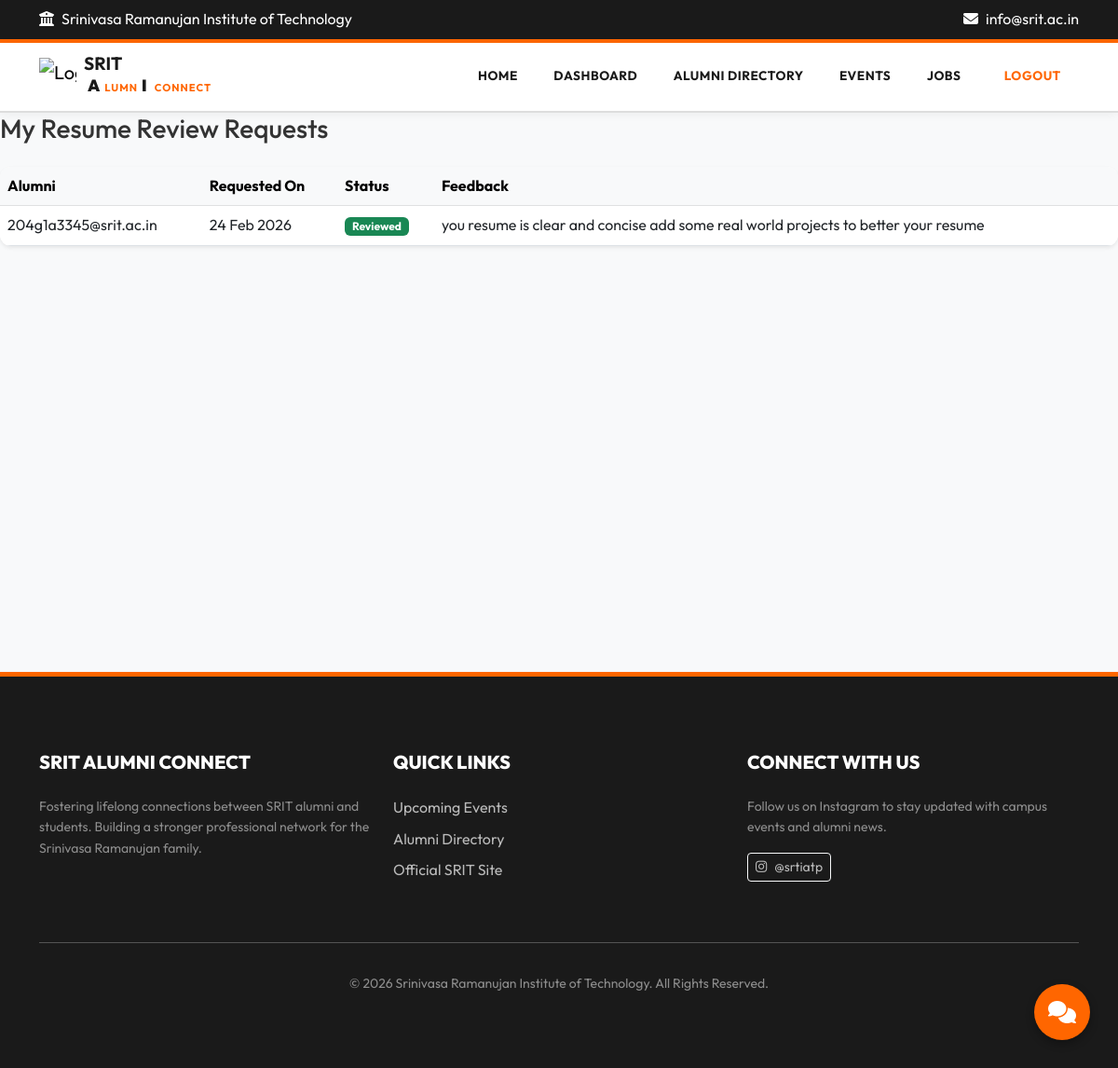
Screenshot of /mentorship/resume-reviews/ (signed in) with the database file from the repository.
### mentorship/models.py (models this page shows)
class ResumeReviewRequest(models.Model):
    student = models.ForeignKey(settings.AUTH_USER_MODEL, on_delete=models.CASCADE, related_name='resume_reviews')
    alumni = models.ForeignKey(settings.AUTH_USER_MODEL, on_delete=models.CASCADE, related_name='given_reviews')
    resume_file = models.FileField(upload_to='review_resumes/')
    status = models.CharField(max_length=10, choices=[('PENDING', 'Pending'), ('REVIEWED', 'Reviewed')], default='PENDING')
    feedback = models.TextField(blank=True)
    created_at = models.DateTimeField(auto_now_add=True)

### users/models.py (models this page shows, shortened)
class User(AbstractBaseUser, PermissionsMixin):
    ROLE_CHOICES = (
        ('STUDENT', 'Student'),
        ('ALUMNI', 'Alumni'),
        ('FACULTY', 'Faculty'),
        ('ADMIN', 'Admin'),
    )
    email = models.EmailField(unique=True)
    first_name = models.CharField(max_length=50, blank=True)
    last_name = models.CharField(max_length=50, blank=True)
    role = models.CharField(max_length=10, choices=ROLE_CHOICES)
    is_approved = models.BooleanField(default=False)
    is_active = models.BooleanField(default=True)
    is_staff = models.BooleanField(default=False)
    created_at = models.DateTimeField(default=timezone.now)
    last_login_at = models.DateTimeField(null=True, blank=True)
    objects = UserManager()
    USERNAME_FIELD = 'email'
    REQUIRED_FIELDS = []

### mentorship/views.py (the view, shortened to what this page needs)
# urls.py: path('resume-reviews/', views.resume_review_list, name='resume-review-list'),
@login_required
def resume_review_list(request):
    if request.user.role == 'STUDENT':
        reviews = ResumeReviewRequest.objects.filter(student=request.user)
        template = 'mentorship/resume_review_list.html'
    else:
        reviews = ResumeReviewRequest.objects.filter(alumni=request.user)
        template = 'mentorship/resume_review_inbox.html'
    return render(request, template, {'reviews': reviews})

### templates/mentorship/resume_review_list.html (shortened to what this page needs)
{% extends 'base.html' %}
{% block content %}
<div class="row">
    <div class="col-md-12">
        <h3 class="mb-4">My Resume Review Requests</h3>
        <div class="card shadow-sm">
            <div class="table-responsive">
                <table class="table table-hover mb-0">
                    <thead class="table-light">
                        <tr>
                            <th>Alumni</th>
                            <th>Requested On</th>
                            <th>Status</th>
                            <th>Feedback</th>
                        </tr>
                    </thead>
                    <tbody>
                        {% for review in reviews %}
                        <tr>
                            <td>{{ review.alumni.email }}</td>
                            <td>{{ review.created_at|date:"d M Y" }}</td>
                            <td>
                                {% if review.status == 'PENDING' %}
                                <span class="badge bg-warning text-dark">Pending</span>
                                {% else %}
                                <span class="badge bg-success">Reviewed</span>
                                {% endif %}
                            </td>
                            <td>
                                {% if review.feedback %}
                                {{ review.feedback }}
                                {% else %}
                                <span class="text-muted italic">Waiting for feedback...</span>
                                {% endif %}
                            </td>
                        </tr>
                        {% empty %}
                        <tr>
                            <td colspan="4" class="text-center py-4 text-muted">You haven't requested any resume reviews
                                yet.</td>
                        </tr>
                        {% endfor %}
                    </tbody>
                </table>
            </div>
        </div>
    </div>
</div>
{% endblock %}

### static/css/style.css (style rules this page uses)
:root { --primary: #FF6600; --dark-bg: #1A1A1A; --white: #FFFFFF; --text-dark: #333333; --bg-light: #F8F9FA; --border-light: #DDDDDD; --success: #28A745; --danger: #DC3545; --info: #333333; }
body { font-family: 'Outfit', 'Inter', -apple-system, sans-serif; color: var(--text-dark); background-color: var(--bg-light); line-height: 1.6; }
.card { border: none; border-radius: 12px; box-shadow: 0 5px 15px rgba(0, 0, 0, 0.05); background: var(--white); overflow: hidden; }

### rows the page displays
ResumeReviewRequest: alumni.email "204g1a3345@srit.ac.in", created_at "24 Feb 2026", status "Reviewed", feedback "you resume is clear and concise add some real world projects to better your resume"
